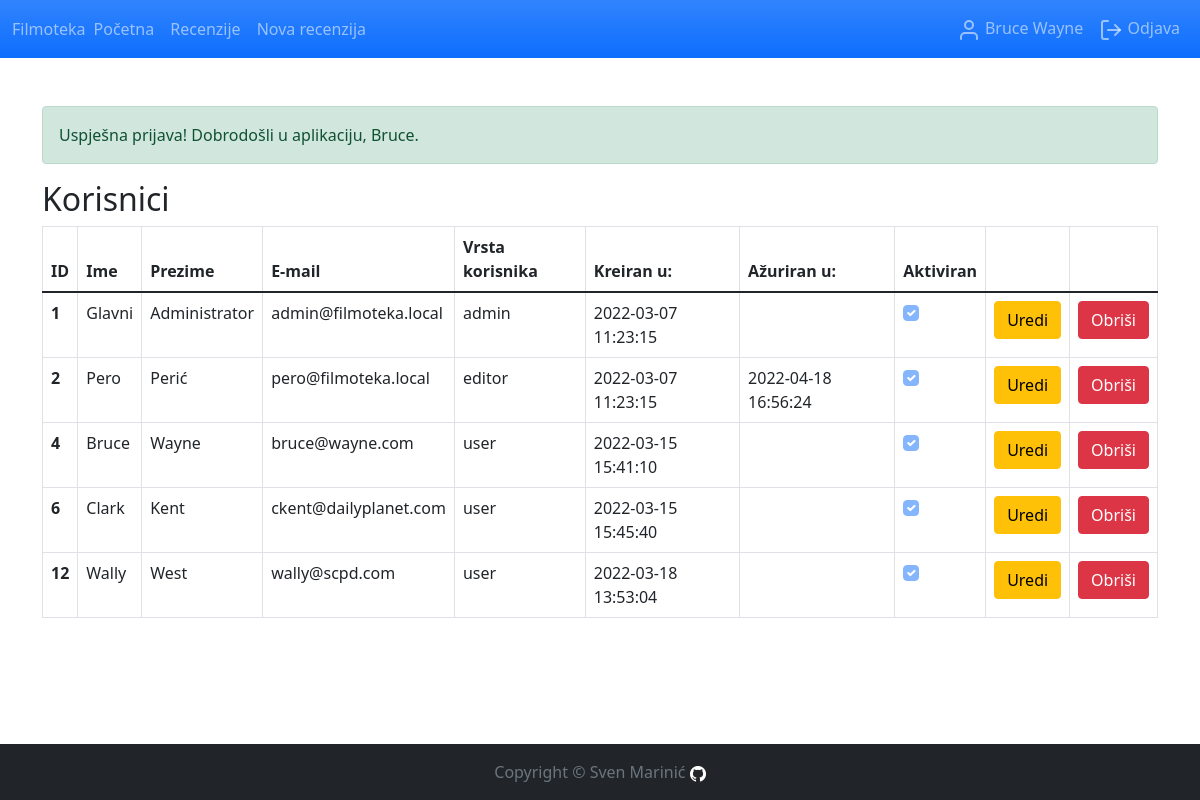
/users.php (signed in), run on the app's committed database.
### tables this page shows
CREATE TABLE `users` (
  `id` int(11) NOT NULL,
  `first_name` varchar(50) NOT NULL,
  `last_name` varchar(50) NOT NULL,
  `email` varchar(50) NOT NULL,
  `password` char(255) NOT NULL,
  `created_at` datetime NOT NULL DEFAULT current_timestamp(),
  `updated_at` datetime DEFAULT NULL,
  `is_enabled` tinyint(1) NOT NULL DEFAULT 1,
  `role_id` int(11) NOT NULL
);

CREATE TABLE `roles` (
  `id` int(11) NOT NULL,
  `name` varchar(50) NOT NULL
);

### php/users.controller.php (called while the page is built, shortened)
<?php
function getUsers() {
  $conn = createConnection();
  $sql = "SELECT users.id, first_name, last_name, email, created_at, updated_at, is_enabled, roles.name AS user_role FROM users, roles WHERE users.role_id = roles.id";
  $result = $conn->query($sql);
  $data = [];
  while ($row = $result->fetch_assoc()) {
      $data[] = $row;
  }
  return $data;
}

### users.php (the view, shortened to what this page needs)
<?php
require_once(APP_ROOT . '/php/users.controller.php');
require_once(APP_ROOT . '/components/head.component.php');
?>
<body class="d-flex flex-column h-100">
  <?php
  include(APP_ROOT . '/components/navbar.component.php');
  ?>
  <main class="flex-shrink-0">
    <div class="container py-5 h-100">
      <?php
      echo (showAlertMessage());
      ?>
      <h2>Korisnici</h2>
      <table class="table table-bordered">
        <thead>
          <tr>
            <th scope="col">ID</th>
            <th scope="col">Ime</th>
            <th scope="col">Prezime</th>
            <th scope="col">E-mail</th>
            <th scope="col">Vrsta korisnika</th>
            <th scope="col">Kreiran u:</th>
            <th scope="col">Ažuriran u:</th>
            <th scope="col">Aktiviran</th>
            <th scope="col"></th>
            <th scope="col"></th>
          </tr>
        </thead>
        <tbody>
          <?php
          require_once(APP_ROOT . '/php/users.controller.php');
          $users = getUsers();
          foreach ($users as $user) {
            $checkboxStatus = '';
            if ($user['is_enabled']) {
              $checkboxStatus = 'checked';
            }
            echo ('
              <tr>
                <th scope="row">' . $user['id'] . '</th>
                <td>' . $user['first_name'] . '</td>
                <td>' . $user['last_name'] . '</td>
                <td>' . $user['email'] . '</td>
                <td>' . $user['user_role'] . '</td>
                <td>' . $user['created_at'] . '</td>
                <td>' . $user['updated_at'] . '</td>
                <td><div class="form-check form-check-inline"><input class="form-check-input" type="checkbox" id="user_enabled_checkbox" ' . $checkboxStatus . ' disabled/></div></td>
                <td><a class="btn btn-warning" href="edit_user.php?user_id=' . $user['id'] . '">Uredi</a></td>
                <td><form class="form-inline" action="users.php" method="post"><input type="hidden" name="delete_user_id" value="' . $user['id'] . '"><button class="btn btn-danger" type="submit">Obriši</button></form></td>
              </tr>');
          }
          ?>
        </tbody>
      </table>
    </div>
  </main>
  <?php
  include(APP_ROOT . '/components/footer.component.php');
  ?>
</body>
</html>

### data on the page
users: id "1", first_name "Glavni", last_name "Administrator", email "admin@filmoteka.local", role.name "admin", created_at "2022-03-07 11:23:15"
users: id "2", first_name "Pero", last_name "Perić", email "pero@filmoteka.local", role.name "editor", created_at "2022-03-07 11:23:15", updated_at "2022-04-18 16:56:24"
users: id "4", first_name "Bruce", last_name "Wayne", email "bruce@wayne.com", role.name "user", created_at "2022-03-15 15:41:10"
users: id "6", first_name "Clark", last_name "Kent", email "ckent@dailyplanet.com", role.name "user", created_at "2022-03-15 15:45:40"
users: id "12", first_name "Wally", last_name "West", email "wally@scpd.com", role.name "user", created_at "2022-03-18 13:53:04"

### other printed values
$_SESSION['first_name'] "Bruce"
$_SESSION['last_name'] "Wayne"
$_SESSION['alert_message'] "Uspješna prijava! Dobrodošli u aplikaciju, Bruce."
